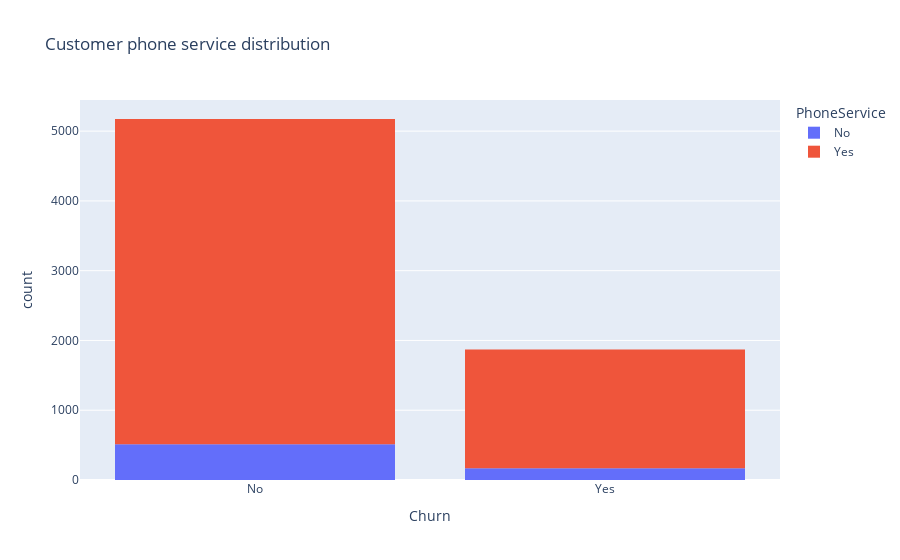

Notebook cell for this chart:
### Code cell
fig = px.histogram(
    df,
    x ='Churn',
    color='PhoneService',
    #barmode='group',
    title='Customer phone service distribution'
)

fig.show()

### Figure 1 — Plotly figure (JSON) as saved in the notebook; plotly's stock layout.template omitted (floating-point values rounded to 4 significant figures; data arrays with more than 128 entries replaced by an {"elided": "..."} marker saying what was removed)
{"data": [{"bingroup": "x", "hovertemplate": "PhoneService=No<br>Churn=%{x}<br>count=%{y}<extra></extra>", "legendgroup": "No", "marker": {"color": "#636efa", "pattern": {"shape": ""}}, "name": "No", "orientation": "v", "showlegend": true, "type": "histogram", "x": {"elided": "682 str values"}, "xaxis": "x", "yaxis": "y"}, {"bingroup": "x", "hovertemplate": "PhoneService=Yes<br>Churn=%{x}<br>count=%{y}<extra></extra>", "legendgroup": "Yes", "marker": {"color": "#EF553B", "pattern": {"shape": ""}}, "name": "Yes", "orientation": "v", "showlegend": true, "type": "histogram", "x": {"elided": "6361 str values"}, "xaxis": "x", "yaxis": "y"}], "layout": {"barmode": "relative", "legend": {"title": {"text": "PhoneService"}, "tracegroupgap": 0}, "title": {"text": "Customer phone service distribution"}, "xaxis": {"anchor": "y", "domain": [0, 1], "title": {"text": "Churn"}}, "yaxis": {"anchor": "x", "domain": [0, 1], "title": {"text": "count"}}}}
